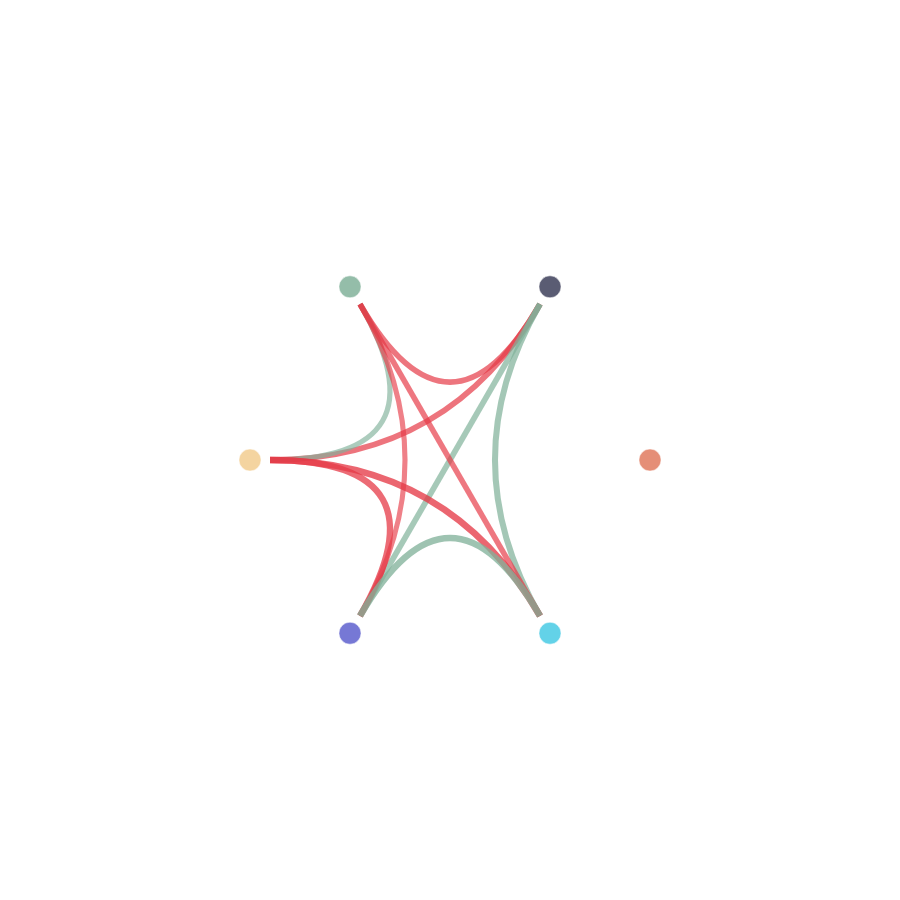

The code cell stored with this chart in its notebook:
### Markdown cell above
## Chords graph

### Code cell
import plotly.graph_objects as go
import numpy as np

# ------------------------------------------------------------------------
# Prepare your data (df must exist with a 'Student_ID' column)
# ------------------------------------------------------------------------
numeric_df = df.select_dtypes(include='number')
numeric_df = numeric_df.drop(columns=['Student_ID'])
numeric_df = numeric_df.rename(columns=lambda x: x.replace('_', ' ').title())
corr = numeric_df.corr()

labels = corr.columns.tolist()
corr_matrix = corr.values
n = len(labels)

# Threshold for showing correlations
threshold = 0.3

# Create chord diagram data
source = []
target = []
value = []
colors = []

# Color palette (now slightly transparent)
arc_colors = [
    'rgba(224,122,95,0.85)', 'rgba(61,64,91,0.85)', 'rgba(129,178,154,0.85)',
    'rgba(242,204,143,0.85)', 'rgba(94,96,206,0.85)', 'rgba(72,202,228,0.85)',
    'rgba(244,162,97,0.85)', 'rgba(42,157,143,0.85)', 'rgba(231,111,81,0.85)',
    'rgba(38,70,83,0.85)'
]

# Build edges based on correlation threshold
for i in range(n):
    for j in range(i + 1, n):
        corr_val = corr_matrix[i, j]
        if abs(corr_val) >= threshold:
            source.append(i)
            target.append(j)
            value.append(abs(corr_val))
            # Red-ish for negative, green-ish for positive; alpha scales with |corr|
            if corr_val < 0:
                colors.append(f'rgba(230, 57, 70, {0.3 + abs(corr_val) * 0.5})')
            else:
                colors.append(f'rgba(129, 178, 154, {0.3 + abs(corr_val) * 0.5})')

# ------------------------------------------------------------------------
# Create the chord diagram using Plotly
# ------------------------------------------------------------------------
fig = go.Figure()

# Positions on a circle for nodes
angles = np.linspace(0, 2 * np.pi, n, endpoint=False)
radius = 1.0
chord_radius = 0.9  # avoids overlapping dots

x_pos = radius * np.cos(angles)
y_pos = radius * np.sin(angles)

# Draw nodes (arcs as points + labels)
for i, label in enumerate(labels):
    fig.add_trace(go.Scatter(
        x=[x_pos[i]],
        y=[y_pos[i]],
        mode='markers+text',
        marker=dict(size=22, color=arc_colors[i % len(arc_colors)], line=dict(color='white', width=0.5)),
        text=[label],
        textposition='top center' if y_pos[i] > 0 else 'bottom center',
        textfont=dict(size=11, color='white'),
        hoverinfo='text',
        hovertext=label,
        showlegend=False
    ))

# Draw chords (connections)
for idx in range(len(source)):
    i, j = source[idx], target[idx]
    corr_val = corr_matrix[i, j]

    # Use slightly inner radius so lines don't touch dot centers
    x0, y0 = x_pos[i] * chord_radius, y_pos[i] * chord_radius
    x1, y1 = x_pos[j] * chord_radius, y_pos[j] * chord_radius

    # Curved path
    cx, cy = 0, 0
    path = f'M {x0},{y0} Q {cx},{cy} {x1},{y1}'

    line_width = 1 + abs(corr_val) * 6  # stronger correlation = thicker line

    fig.add_shape(
        type='path',
        path=path,
        line=dict(
            color=colors[idx],
            width=line_width
        ),
        layer='below'
    )

    # Invisible hover point
    mid_x = (x0 + x1) / 2
    mid_y = (y0 + y1) / 2
    fig.add_trace(go.Scatter(
        x=[mid_x],
        y=[mid_y],
        mode='markers',
        marker=dict(size=20, opacity=0),
        hoverinfo='text',
        hovertext=f'{labels[i]} ↔ {labels[j]}<br>Correlation: {corr_val:.2f}',
        showlegend=False
    ))

# Layout and styling (now **transparent**)
fig.update_layout(
    title=dict(
        text='Correlation Chord Diagram',
        font=dict(size=26, color='white'),
        x=0.5
    ),
    plot_bgcolor='rgba(0,0,0,0)',  # transparent
    paper_bgcolor='rgba(0,0,0,0)',  # transparent
    width=900,
    height=900,
    xaxis=dict(showgrid=False, zeroline=False, showticklabels=False, range=[-1.8, 1.8]),
    yaxis=dict(showgrid=False, zeroline=False, showticklabels=False, range=[-1.8, 1.8], scaleanchor='x'),
    showlegend=False,
    hoverlabel=dict(bgcolor='rgba(20,20,30,0.7)', font_size=12, font_color='white')
)

fig.show()

### Figure 1 — Plotly figure (JSON) as saved in the notebook; plotly's stock layout.template omitted (floating-point values rounded to 4 significant figures)
{"data": [{"hoverinfo": "text", "hovertext": "Age", "marker": {"color": "rgba(224,122,95,0.85)", "line": {"color": "white", "width": 0.5}, "size": 22}, "mode": "markers+text", "showlegend": false, "text": ["Age"], "textfont": {"color": "white", "size": 11}, "textposition": "bottom center", "type": "scatter", "x": [1], "y": [0]}, {"hoverinfo": "text", "hovertext": "Avg Daily Usage Hours", "marker": {"color": "rgba(61,64,91,0.85)", "line": {"color": "white", "width": 0.5}, "size": 22}, "mode": "markers+text", "showlegend": false, "text": ["Avg Daily Usage Hours"], "textfont": {"color": "white", "size": 11}, "textposition": "top center", "type": "scatter", "x": [0.5], "y": [0.866]}, {"hoverinfo": "text", "hovertext": "Sleep Hours Per Night", "marker": {"color": "rgba(129,178,154,0.85)", "line": {"color": "white", "width": 0.5}, "size": 22}, "mode": "markers+text", "showlegend": false, "text": ["Sleep Hours Per Night"], "textfont": {"color": "white", "size": 11}, "textposition": "top center", "type": "scatter", "x": [-0.5], "y": [0.866]}, {"hoverinfo": "text", "hovertext": "Mental Health Score", "marker": {"color": "rgba(242,204,143,0.85)", "line": {"color": "white", "width": 0.5}, "size": 22}, "mode": "markers+text", "showlegend": false, "text": ["Mental Health Score"], "textfont": {"color": "white", "size": 11}, "textposition": "top center", "type": "scatter", "x": [-1], "y": [1.225e-16]}, {"hoverinfo": "text", "hovertext": "Conflicts Over Social Media", "marker": {"color": "rgba(94,96,206,0.85)", "line": {"color": "white", "width": 0.5}, "size": 22}, "mode": "markers+text", "showlegend": false, "text": ["Conflicts Over Social Media"], "textfont": {"color": "white", "size": 11}, "textposition": "bottom center", "type": "scatter", "x": [-0.5], "y": [-0.866]}, {"hoverinfo": "text", "hovertext": "Addicted Score", "marker": {"color": "rgba(72,202,228,0.85)", "line": {"color": "white", "width": 0.5}, "size": 22}, "mode": "markers+text", "showlegend": false, "text": ["Addicted Score"], "textfont": {"color": "white", "size": 11}, "textposition": "bottom center", "type": "scatter", "x": [0.5], "y": [-0.866]}, {"hoverinfo": "text", "hovertext": "Avg Daily Usage Hours ↔ Sleep Hours Per Night<br>Correlation: -0.79", "marker": {"opacity": 0, "size": 20}, "mode": "markers", "showlegend": false, "type": "scatter", "x": [1.665e-16], "y": [0.7794]}, {"hoverinfo": "text", "hovertext": "Avg Daily Usage Hours ↔ Mental Health Score<br>Correlation: -0.80", "marker": {"opacity": 0, "size": 20}, "mode": "markers", "showlegend": false, "type": "scatter", "x": [-0.225], "y": [0.3897]}, {"hoverinfo": "text", "hovertext": "Avg Daily Usage Hours ↔ Conflicts Over Social Media<br>Correlation: 0.80", "marker": {"opacity": 0, "size": 20}, "mode": "markers", "showlegend": false, "type": "scatter", "x": [-1.388e-16], "y": [5.551e-17]}, {"hoverinfo": "text", "hovertext": "Avg Daily Usage Hours ↔ Addicted Score<br>Correlation: 0.83", "marker": {"opacity": 0, "size": 20}, "mode": "markers", "showlegend": false, "type": "scatter", "x": [0.45], "y": [-2.22e-16]}, {"hoverinfo": "text", "hovertext": "Sleep Hours Per Night ↔ Mental Health Score<br>Correlation: 0.71", "marker": {"opacity": 0, "size": 20}, "mode": "markers", "showlegend": false, "type": "scatter", "x": [-0.675], "y": [0.3897]}, {"hoverinfo": "text", "hovertext": "Sleep Hours Per Night ↔ Conflicts Over Social Media<br>Correlation: -0.68", "marker": {"opacity": 0, "size": 20}, "mode": "markers", "showlegend": false, "type": "scatter", "x": [-0.45], "y": [1.11e-16]}, {"hoverinfo": "text", "hovertext": "Sleep Hours Per Night ↔ Addicted Score<br>Correlation: -0.76", "marker": {"opacity": 0, "size": 20}, "mode": "markers", "showlegend": false, "type": "scatter", "x": [-1.943e-16], "y": [-1.665e-16]}, {"hoverinfo": "text", "hovertext": "Mental Health Score ↔ Conflicts Over Social Media<br>Correlation: -0.89", "marker": {"opacity": 0, "size": 20}, "mode": "markers", "showlegend": false, "type": "scatter", "x": [-0.675], "y": [-0.3897]}, {"hoverinfo": "text", "hovertext": "Mental Health Score ↔ Addicted Score<br>Correlation: -0.95", "marker": {"opacity": 0, "size": 20}, "mode": "markers", "showlegend": false, "type": "scatter", "x": [-0.225], "y": [-0.3897]}, {"hoverinfo": "text", "hovertext": "Conflicts Over Social Media ↔ Addicted Score<br>Correlation: 0.93", "marker": {"opacity": 0, "size": 20}, "mode": "markers", "showlegend": false, "type": "scatter", "x": [-4.996e-16], "y": [-0.7794]}], "layout": {"height": 900, "hoverlabel": {"bgcolor": "rgba(20,20,30,0.7)", "font": {"color": "white", "size": 12}}, "paper_bgcolor": "rgba(0,0,0,0)", "plot_bgcolor": "rgba(0,0,0,0)", "shapes": [{"layer": "below", "line": {"color": "rgba(230, 57, 70, 0.6952912277399965)", "width": 5.743}, "path": "M 0.4500000000000001,0.7794228634059948 Q 0,0 -0.4499999999999998,0.7794228634059949", "type": "path"}, {"layer": "below", "line": {"color": "rgba(230, 57, 70, 0.7005288115811712)", "width": 5.806}, "path": "M 0.4500000000000001,0.7794228634059948 Q 0,0 -0.9,1.1021821192326179e-16", "type": "path"}, {"layer": "below", "line": {"color": "rgba(129, 178, 154, 0.7022911646122526)", "width": 5.827}, "path": "M 0.4500000000000001,0.7794228634059948 Q 0,0 -0.4500000000000004,-0.7794228634059946", "type": "path"}, {"layer": "below", "line": {"color": "rgba(129, 178, 154, 0.7160000786761556)", "width": 5.992}, "path": "M 0.4500000000000001,0.7794228634059948 Q 0,0 0.4499999999999994,-0.7794228634059952", "type": "path"}, {"layer": "below", "line": {"color": "rgba(129, 178, 154, 0.6537193395606418)", "width": 5.245}, "path": "M -0.4499999999999998,0.7794228634059949 Q 0,0 -0.9,1.1021821192326179e-16", "type": "path"}, {"layer": "below", "line": {"color": "rgba(230, 57, 70, 0.6386328983824193)", "width": 5.064}, "path": "M -0.4499999999999998,0.7794228634059949 Q 0,0 -0.4500000000000004,-0.7794228634059946", "type": "path"}, {"layer": "below", "line": {"color": "rgba(230, 57, 70, 0.6824289873518248)", "width": 5.589}, "path": "M -0.4499999999999998,0.7794228634059949 Q 0,0 0.4499999999999994,-0.7794228634059952", "type": "path"}, {"layer": "below", "line": {"color": "rgba(230, 57, 70, 0.7467860232627108)", "width": 6.361}, "path": "M -0.9,1.1021821192326179e-16 Q 0,0 -0.4500000000000004,-0.7794228634059946", "type": "path"}, {"layer": "below", "line": {"color": "rgba(230, 57, 70, 0.7725253378638701)", "width": 6.67}, "path": "M -0.9,1.1021821192326179e-16 Q 0,0 0.4499999999999994,-0.7794228634059952", "type": "path"}, {"layer": "below", "line": {"color": "rgba(129, 178, 154, 0.7667929334251664)", "width": 6.602}, "path": "M -0.4500000000000004,-0.7794228634059946 Q 0,0 0.4499999999999994,-0.7794228634059952", "type": "path"}], "showlegend": false, "title": {"font": {"color": "white", "size": 26}, "text": "Correlation Chord Diagram", "x": 0.5}, "width": 900, "xaxis": {"range": [-1.8, 1.8], "showgrid": false, "showticklabels": false, "zeroline": false}, "yaxis": {"range": [-1.8, 1.8], "scaleanchor": "x", "showgrid": false, "showticklabels": false, "zeroline": false}}}
